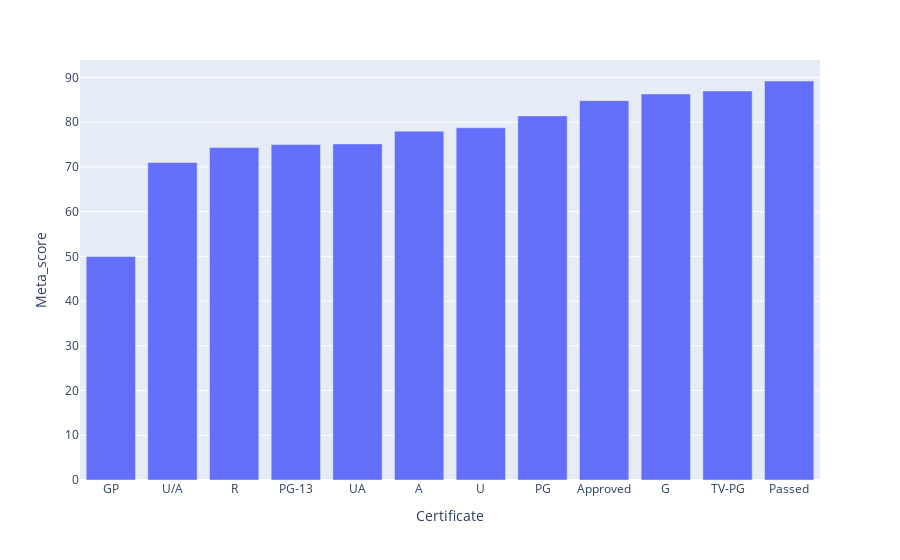

Notebook code cell kept with this figure:
### Markdown cell above
Sum of Gross value vs certificate

 Analysis:
 1. Certificate does affect how much gross collection movie collected. 
 2. UA(38.1%),U(30.7%),A(20.6%) have high gross value colletion as compared to others.
 3. As certificate affects the reach of movie or No. of audience has thus affecting the gross collection.

### Code cell
px.bar(new_movie.groupby('Certificate').Meta_score.mean().sort_values().reset_index(),y='Meta_score',x='Certificate')

### Figure 1 — Plotly figure (JSON) as saved in the notebook; plotly's stock layout.template omitted (floating-point values rounded to 4 significant figures)
{"data": [{"alignmentgroup": "True", "hovertemplate": "Certificate=%{x}<br>Meta_score=%{y}<extra></extra>", "legendgroup": "", "marker": {"color": "#636efa", "pattern": {"shape": ""}}, "name": "", "offsetgroup": "", "orientation": "v", "showlegend": false, "textposition": "auto", "type": "bar", "x": ["GP", "U/A", "R", "PG-13", "UA", "A", "U", "PG", "Approved", "G", "TV-PG", "Passed"], "xaxis": "x", "y": [50, 71, 74.34, 75, 75.16, 78.01, 78.76, 81.42, 84.83, 86.33, 87, 89.22], "yaxis": "y"}], "layout": {"barmode": "relative", "legend": {"tracegroupgap": 0}, "margin": {"t": 60}, "xaxis": {"anchor": "y", "domain": [0, 1], "title": {"text": "Certificate"}}, "yaxis": {"anchor": "x", "domain": [0, 1], "title": {"text": "Meta_score"}}}}
